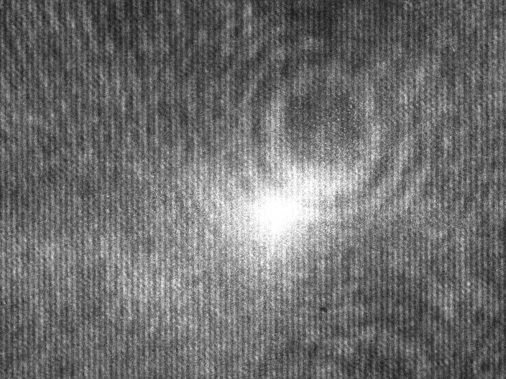
#> input picture 1.jpg, 506 x 379 px
$ python image.py
#> lines starting #> are read from the running program, lines starting #| are printed output that depends on the picture
from PIL import Image, ImageDraw
import matplotlib.pyplot as plt
import matplotlib.ticker as ticker
from numpy import array, arange

def median(j, mas):
	mas = mas[j - 2: j + 3]
	mas.sort()
	return mas[2]

def printf(mas, filename):
	y = array(mas)
	x = arange(len(mas))
	fig = plt.figure()
	ax = fig.add_subplot(111)
	# fig, ax = plt.subplots()
	ax.plot(x, y, color = 'r', linewidth = 1)
	#  Устанавливаем интервал основных и
	#  вспомогательных делений:
	ax.xaxis.set_major_locator(ticker.MultipleLocator(50))
	ax.xaxis.set_minor_locator(ticker.MultipleLocator(25))
	# ax.yaxis.set_major_locator(ticker.MultipleLocator(0.2))
	# ax.yaxis.set_minor_locator(ticker.MultipleLocator(0.1))
	#  Добавляем линии основной сетки:
	ax.grid(which='major',color = 'k')
	#  Включаем видимость вспомогательных делений:
	ax.minorticks_on()
	#  Теперь можем отдельно задавать внешний вид
	#  вспомогательной сетки:
	ax.grid(which='minor', color = 'gray', linestyle = ':')
	ax.set_xlabel('X, пиксель')
	ax.set_ylabel('R')
	plt.savefig(filename + ".jpeg", format='jpeg', dpi = 400)
	plt.close(fig)
	plt.clf()

image = Image.open("1.jpg")
#> image is the input picture: PIL image 506x379 RGB; min 25, max 255, mean 110.7
draw = ImageDraw.Draw(image)
width = image.size[0]
#> width = 506
height = image.size[1]
#> height = 379
pix = image.load()

color = [[pix[j, i][0] for j in range(width)] for i in range(height)]
#> color = 379 items

y = 132 # заданное сечение
printf(color[y], "orig")
#> in printf, `y = array(mas)`: y = 506 values, max 206 at index 376, min 52 at index 149, mean 107.6
#> in printf, `x = arange(len(mas))`: x = 506 values from 0 to 505
#> in printf, `plt.savefig(filename + ".jpeg", format='jpeg', dpi = 400)`:
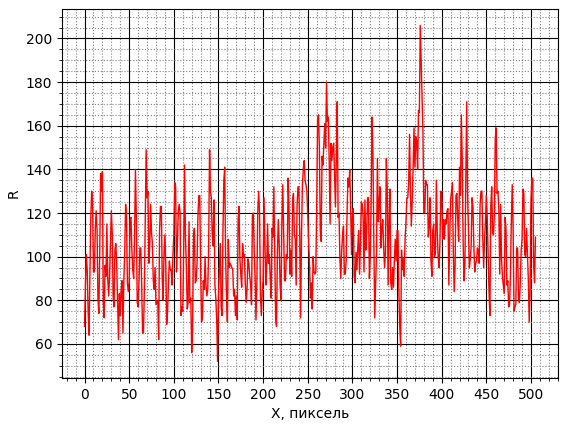
#> figure drawn by matplotlib, 1 panel; curve peaks at x = 376, y = 206

k = 1

for j in range(2, width - 2):
	color[y][j] = median(j, color[y])
#> this loop made 502 passes
printf(color[y][2:len(color[y]) - 2], "median")
#> call 2 of printf, with filename = 'median'
#> in printf (call 2), `y = array(mas)`: y = 502 values, max 173 at index 374, min 77 at index 106, mean 107.7
#> in printf (call 2), `x = arange(len(mas))`: x = 502 values from 0 to 501
#> in printf (call 2), `plt.savefig(filename + ".jpeg", format='jpeg', dpi = 400)`:
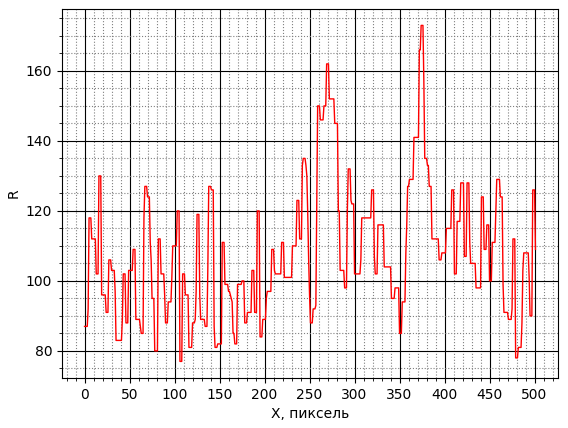
#> figure drawn by matplotlib, 1 panel; curve peaks at x = 374, y = 173

w = 10
for j in range(width):
	sum1 = 0
	if (j + w > width):
		break
	for h in range(j, j + w):
		sum1 += color[y][h]
	color[y][j] = sum1 / w

printf(color[y][130:len(color[y]) - w], "sred")
#> call 3 of printf, with filename = 'sred'
#> in printf (call 3), `y = array(mas)`: y = 366 values, max 157.2 at index 240, min 85.1 at index 16, mean 110.7
#> in printf (call 3), `x = arange(len(mas))`: x = 366 values from 0 to 365
#> in printf (call 3), `plt.savefig(filename + ".jpeg", format='jpeg', dpi = 400)`:
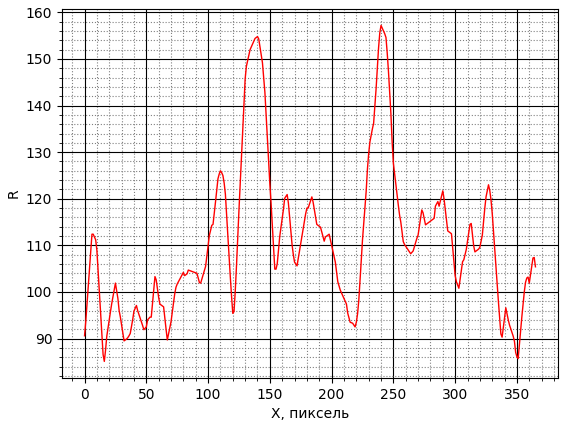
#> figure drawn by matplotlib, 1 panel; curve peaks at x = 240, y = 157.2
# for h in range(k):
# 	for i in range(height):
# 		for j in range(2, width - 2):
# 			color[i][j] = median(j, color[i])
# printf(color[y], "median")
# # w = 5
# # for i in range(2):
# # 	for i in range(height):
# # 		for j in range(width):
# # 			if (color[i][j] > maximum):
# # 				maximum = color[i][j]

# # 	for i in range(height):
# # 		for j in range(width):
# # 			sum1 = 0
# # 			if (j + w > width):
# # 				break
# # 			for h in range(j, j + w):
# # 				sum1 += color[i][h]
# 			# color[i][j] = sum1 / w
# w = 10

# for i in range(100, 200, 2):
# 	y = array(color[i][0:len(color[i]) - w])
# 	x = arange(len(color[i]) - w)
# 	fig = plt.figure()
# 	ax = fig.add_subplot(111)
# 	# fig, ax = plt.subplots()
# 	ax.plot(x, y, color = 'r', linewidth = 1)
# 	#  Устанавливаем интервал основных и
# 	#  вспомогательных делений:
# 	ax.xaxis.set_major_locator(ticker.MultipleLocator(50))
# 	ax.xaxis.set_minor_locator(ticker.MultipleLocator(25))
# 	# ax.yaxis.set_major_locator(ticker.MultipleLocator(0.2))
# 	# ax.yaxis.set_minor_locator(ticker.MultipleLocator(0.1))
# 	#  Добавляем линии основной сетки:
# 	ax.grid(which='major',color = 'k')
# 	#  Включаем видимость вспомогательных делений:
# 	ax.minorticks_on()
# 	#  Теперь можем отдельно задавать внешний вид
# 	#  вспомогательной сетки:
# 	ax.grid(which='minor', color = 'gray', linestyle = ':')
# 	plt.savefig("median" + str(i) + ".jpeg", format='jpeg', dpi = 400)
# 	plt.close(fig)
# 	plt.clf()
